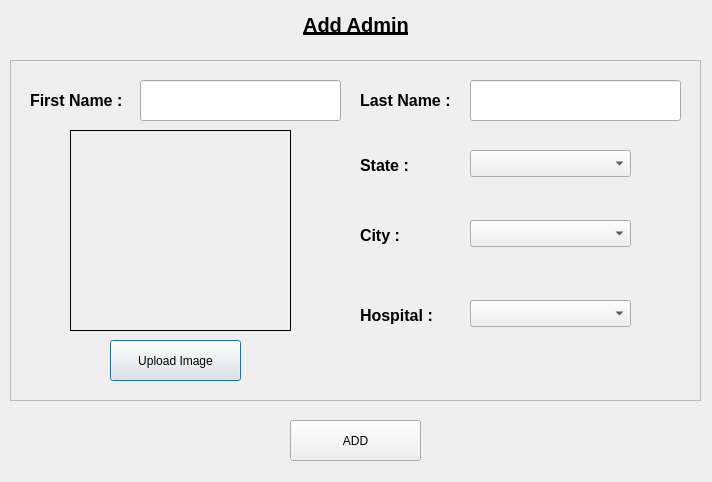
<?xml version="1.0" encoding="UTF-8"?>
<ui version="4.0">
 <class>addAdmin</class>
 <widget class="QDialog" name="addAdmin">
  <property name="geometry">
   <rect>
    <x>0</x>
    <y>0</y>
    <width>712</width>
    <height>482</height>
   </rect>
  </property>
  <property name="windowTitle">
   <string/>
  </property>
  <widget class="QFrame" name="frame">
   <property name="geometry">
    <rect>
     <x>10</x>
     <y>60</y>
     <width>691</width>
     <height>341</height>
    </rect>
   </property>
   <property name="styleSheet">
    <string notr="true"/>
   </property>
   <property name="frameShape">
    <enum>QFrame::StyledPanel</enum>
   </property>
   <property name="frameShadow">
    <enum>QFrame::Raised</enum>
   </property>
   <widget class="QLabel" name="firstNameLabel">
    <property name="geometry">
     <rect>
      <x>20</x>
      <y>20</y>
      <width>101</width>
      <height>41</height>
     </rect>
    </property>
    <property name="text">
     <string>&lt;html&gt;&lt;head/&gt;&lt;body&gt;&lt;p&gt;&lt;span style=&quot; font-size:12pt; font-weight:600;&quot;&gt;First Name : &lt;/span&gt;&lt;/p&gt;&lt;/body&gt;&lt;/html&gt;</string>
    </property>
   </widget>
   <widget class="QLineEdit" name="firstName">
    <property name="geometry">
     <rect>
      <x>130</x>
      <y>20</y>
      <width>201</width>
      <height>41</height>
     </rect>
    </property>
   </widget>
   <widget class="QPushButton" name="uploadImage">
    <property name="geometry">
     <rect>
      <x>100</x>
      <y>280</y>
      <width>131</width>
      <height>41</height>
     </rect>
    </property>
    <property name="text">
     <string>Upload Image</string>
    </property>
   </widget>
   <widget class="QWidget" name="widget" native="true">
    <property name="geometry">
     <rect>
      <x>60</x>
      <y>70</y>
      <width>221</width>
      <height>201</height>
     </rect>
    </property>
    <property name="autoFillBackground">
     <bool>false</bool>
    </property>
    <property name="styleSheet">
     <string notr="true">image: url(:/selectImage.png);
border-style:solid;
border-width:1px;
border-color: rgb(0, 0, 0);</string>
    </property>
   </widget>
   <widget class="QLabel" name="lastNameLabel">
    <property name="geometry">
     <rect>
      <x>350</x>
      <y>20</y>
      <width>101</width>
      <height>41</height>
     </rect>
    </property>
    <property name="text">
     <string>&lt;html&gt;&lt;head/&gt;&lt;body&gt;&lt;p&gt;&lt;span style=&quot; font-size:12pt; font-weight:600;&quot;&gt;Last Name : &lt;/span&gt;&lt;/p&gt;&lt;/body&gt;&lt;/html&gt;</string>
    </property>
   </widget>
   <widget class="QLineEdit" name="lastName">
    <property name="geometry">
     <rect>
      <x>460</x>
      <y>20</y>
      <width>211</width>
      <height>41</height>
     </rect>
    </property>
   </widget>
   <widget class="QLabel" name="stateLabel">
    <property name="geometry">
     <rect>
      <x>350</x>
      <y>90</y>
      <width>111</width>
      <height>31</height>
     </rect>
    </property>
    <property name="text">
     <string>&lt;html&gt;&lt;head/&gt;&lt;body&gt;&lt;p&gt;&lt;span style=&quot; font-size:12pt; font-weight:600;&quot;&gt;State : &lt;/span&gt;&lt;/p&gt;&lt;/body&gt;&lt;/html&gt;</string>
    </property>
   </widget>
   <widget class="QLabel" name="cityLabel">
    <property name="geometry">
     <rect>
      <x>350</x>
      <y>160</y>
      <width>111</width>
      <height>31</height>
     </rect>
    </property>
    <property name="text">
     <string>&lt;html&gt;&lt;head/&gt;&lt;body&gt;&lt;p&gt;&lt;span style=&quot; font-size:12pt; font-weight:600;&quot;&gt;City : &lt;/span&gt;&lt;/p&gt;&lt;/body&gt;&lt;/html&gt;</string>
    </property>
   </widget>
   <widget class="QLabel" name="hospitalLabel">
    <property name="geometry">
     <rect>
      <x>350</x>
      <y>240</y>
      <width>111</width>
      <height>31</height>
     </rect>
    </property>
    <property name="text">
     <string>&lt;html&gt;&lt;head/&gt;&lt;body&gt;&lt;p&gt;&lt;span style=&quot; font-size:12pt; font-weight:600;&quot;&gt;Hospital : &lt;/span&gt;&lt;/p&gt;&lt;/body&gt;&lt;/html&gt;</string>
    </property>
   </widget>
   <widget class="QComboBox" name="stateComboBox">
    <property name="geometry">
     <rect>
      <x>460</x>
      <y>90</y>
      <width>161</width>
      <height>27</height>
     </rect>
    </property>
   </widget>
   <widget class="QComboBox" name="cityComboBox">
    <property name="geometry">
     <rect>
      <x>460</x>
      <y>160</y>
      <width>161</width>
      <height>27</height>
     </rect>
    </property>
   </widget>
   <widget class="QComboBox" name="hospitalComboBox">
    <property name="geometry">
     <rect>
      <x>460</x>
      <y>240</y>
      <width>161</width>
      <height>27</height>
     </rect>
    </property>
   </widget>
  </widget>
  <widget class="QPushButton" name="addButton">
   <property name="geometry">
    <rect>
     <x>290</x>
     <y>420</y>
     <width>131</width>
     <height>41</height>
    </rect>
   </property>
   <property name="text">
    <string>ADD</string>
   </property>
  </widget>
  <widget class="QLabel" name="title">
   <property name="geometry">
    <rect>
     <x>226</x>
     <y>0</y>
     <width>260</width>
     <height>50</height>
    </rect>
   </property>
   <property name="text">
    <string>&lt;html&gt;&lt;head/&gt;&lt;body&gt;&lt;p align=&quot;center&quot;&gt;&lt;span style=&quot; font-size:15pt; font-weight:600; text-decoration: underline;&quot;&gt;Add Admin&lt;/span&gt;&lt;/p&gt;&lt;/body&gt;&lt;/html&gt;</string>
   </property>
  </widget>
 </widget>
 <resources>
  <include location="../../../../Images/img.qrc"/>
 </resources>
 <connections/>
</ui>
